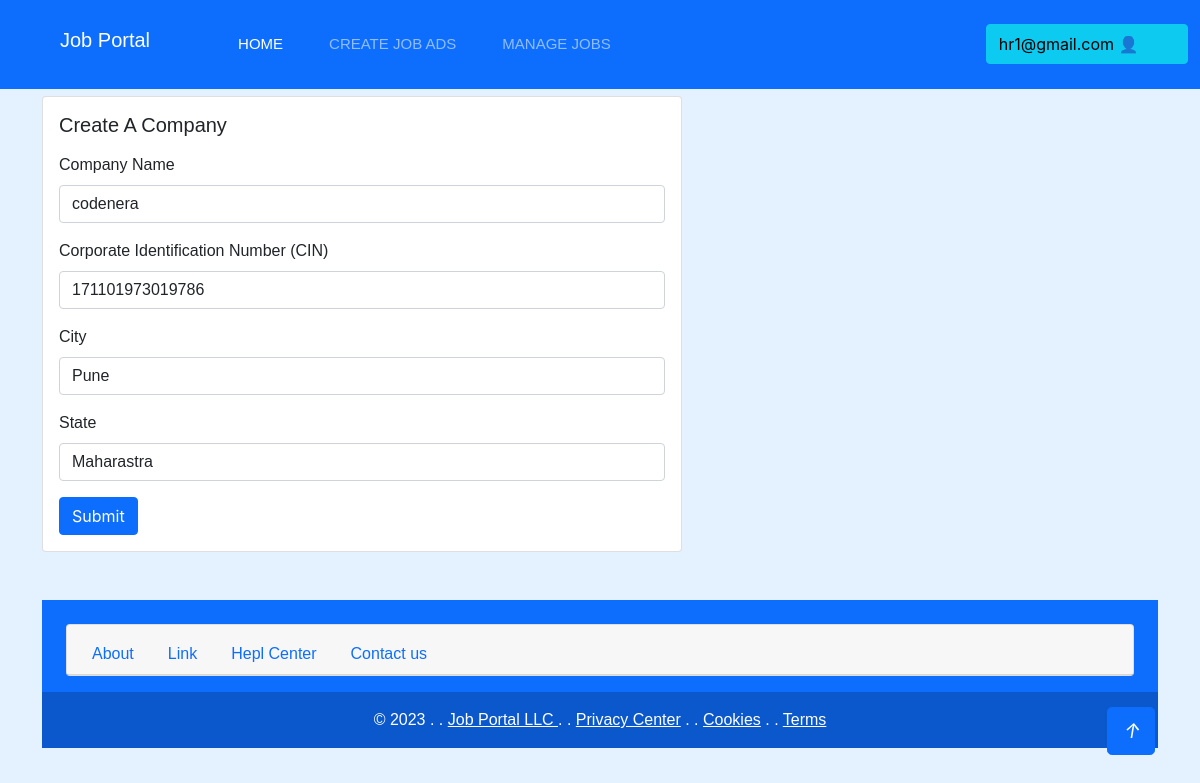
/company/update-company (signed in), run on the app's committed database.
### users/models.py (models this page shows)
class User(AbstractUser):
    email = models.EmailField(unique=True)
    is_recruiter = models.BooleanField(default=False)
    is_applicant = models.BooleanField(default=False)
    has_resume = models.BooleanField(default=False)
    has_company = models.BooleanField(default=False)

### company/models.py (models this page shows, shortened)
class Company(models.Model):
    user = models.OneToOneField(User, on_delete=models.CASCADE)
    name = models.CharField(max_length=80, null=True, blank=True)
    est_date = models.PositiveIntegerField(null=True, blank=True)
    city = models.CharField(max_length=70, null=True, blank=True)
    state = models.CharField(max_length=70, null=True, blank=True)

### company/views.py (the view)
# urls.py: path('update-company', views.update_company, name='update-company'),
def update_company(request):
    if request.user.is_recruiter:
        company = Company.objects.get(user=request.user)
        if request.method == 'POST':
            form = UpdateCompanyForm(request.POST, instance=company)
            if form.is_valid():
                var = form.save(commit=False)
                user = User.objects.get(id=request.user.id)
                user.has_company = True
                var.save()
                user.save()
                messages.info(request, 'Your company info has updated')
                return redirect('dashboard')
            else:
                messages.warning(request, 'something went wrong')
        else:
            form = UpdateCompanyForm(instance=company)
            context = {'form':form}
            return render(request, 'company/update_company.html', context)
    else:
        messages.warning(request, 'permision denied')
        return redirect('dashboard')

### company/form.py
class UpdateCompanyForm(forms.ModelForm):
    class Meta:
        model = Company
        exclude = ('user',)

### templates/company/update_company.html (shortened to what this page needs)
{% extends "base.html" %}
{% load widget_tweaks %}
{% block content %}
<div class="row">
    <div class="col-md-6">
        <div class="card mx-auto" style="width: 40rem;">
            <div class="card-body">
                <h5 class="card-title mb-3">Create A Company</h5>
                <form method="POST" >
                    <div class="mb-3">
                        <label for="exampleInputEmail1" class="form-label">Company Name</label>
                        {% render_field form.name class="form-control" %}
                    </div>
                    <div class="mb-3">
                        <label for="exampleInputEmail1" class="form-label">Corporate Identification Number (CIN)</label>
                        {% render_field form.est_date class="form-control" %}
                    </div>
                    <div class="mb-3">
                        <label for="exampleInputEmail1" class="form-label">City</label>
                        {% render_field form.city class="form-control" %}
                    </div>
                    <div class="mb-3">
                        <label for="exampleInputEmail1" class="form-label">State</label>
                        {% render_field form.state class="form-control" %}
                    </div>
                    <button type="submit" class="btn btn-primary">Submit</button>
                </form>
            </div>
        </div>
    </div>
</div>
{% endblock content %}

### templates/base.html (shortened to what this page needs)
<!doctype html>
<html lang="en">
<head>
    <link rel="stylesheet" href="../static/css/style.css">
    <link href="https://cdn.jsdelivr.net/npm/bootstrap@5.0.2/dist/css/bootstrap.min.css" rel="stylesheet"
>
</head>
<body>
    <nav class="navbar navbar-expand-lg navbar-dark bg-primary fixed-top">
        <div class="container-fluid">
            <a href="{% url 'home' %}" class="navbar-brand d-flex align-items-center text-center py-0 px-4 px-lg-5">
                <h1 class="navbar-brand">Job Portal</h1>
            </a>
            <div class="collapse navbar-collapse" id="navbarSupportedContent">
                {% if request.user.is_authenticated %}
                {% if request.user.is_applicant %}
                <ul class="navbar-nav me-auto mb-2 mb-lg-0">
                    <li class="nav-item">
                        <a class="nav-link active" aria-current="page" href="{% url 'home' %}">Home</a>
                    </li>
                    {% if request.user.has_resume %}
                    <li class="nav-item">
                        <a class="nav-link" href="{% url 'job-listing' %}">Apply To Jobs</a>
                    </li>
                    {% else %}
                    <li class="nav-item">
                        <a class="nav-link" href="{% url 'update-resume' %}">create Resume</a>
                    </li>
                    {% endif %}
                </ul>
                    <div class="btn-group">
                        <button type="button" class="btn btn-info">{{request.user.email}} 👤</button>
                        <button type="button" class="btn btn-info dropdown-toggle dropdown-toggle-split" data-bs-toggle="dropdown" aria-expanded="false">
                        <span class="visually-hidden">Toggle Dropdown</span>
                        </button>
                        <ul class="dropdown-menu">
                        <li><a class="nav-link" href="{% url 'update-resume' %}" tabindex="-1" aria-disabled="true">Update Profile</a></li>
                        <li><a class="nav-link" aria-current="page" href="{% url 'applied-jobs' %}">Manage Job Applications</a></li>
                        <li><a class="nav-link" aria-current="page" href="{% url 'reset_password' %}">Change Password</a></li>
                        <li><a href="{% url 'logout' %}" class="btn btn-warning btn-sm d-flex justify-content-center">LogOut </a></li>
                        </ul>
                    </div>
                {% elif request.user.is_recruiter %}
                <ul class="navbar-nav me-auto mb-2 mb-lg-0">
                    <li class="nav-item">
                        <a class="nav-link active" aria-current="page" href="{% url 'home' %}">Home</a>
                    </li>
                    {% if request.user.has_company %}
                        <li class="nav-item">
                            <a class="nav-link" href="{% url 'create-job' %}">create Job Ads</a>
                        </li>
                        <li class="nav-item">
                            <a class="nav-link" href="{% url 'manage-job' %}">Manage Jobs</a>
                        </li>
                    {% else %}
                        <li class="nav-item">
                            <a class="nav-link" href="{% url 'update-company' %}">Create Company</a>
                        </li>
                    {% endif %}
                </ul>
                <div class="btn-group">
                    <button type="button" class="btn btn-info">{{request.user.email}} 👤</button>
                    <button type="button" class="btn btn-info dropdown-toggle dropdown-toggle-split" data-bs-toggle="dropdown" aria-expanded="false">
                    </button>
                </div>
                {% endif %}
                {% endif %}
            </div>
        </div>
    </nav>
</body>
</html>
    <div class="container mt-5">
        {% block content %}
        {% endblock content %}
        <br>
        <br>
        <section class="footer">
            <footer class="text-center text-white bg-primary">
              <div class="container p-4 pb-0">
                <section class="">
                    <div class="card text-center">
                        <div class="card-header">
                          <ul class="nav nav-tabs card-header-tabs">
                            <li class="nav-item">
                                <a class="nav-link" href="{% url 'about' %}">About</a>
                              </li>
                            <li class="nav-item">
                              <a class="nav-link" href="#">Link</a>
                            </li>
                            <li class="nav-item">
                              <a class="nav-link" href="#">Hepl Center</a>
                            </li>
                            <li class="nav-item">
                                <a class="nav-link" href="{% url 'contact' %}">Contact us</a>
                              </li>
                          </ul>
                        </div>
                      </div>
                </section>
              </div>
              <div class="text-center p-3" style="background-color: rgba(0, 0, 0, 0.2);">
                © 2023
                <a>.        .</a>
                <a class="text-white" href="#">Job Portal LLC  </a>
                <a>.        .</a>
                <a class="text-white" href="#">Privacy Center</a>
                <a>.        .</a>
                <a class="text-white" href="#">Cookies</a>
                <a>.        .</a>
                <a class="text-white" href="#">Terms</a>
              </div>
            </footer>
        </section>
    <div>
        <a href="#" class="btn btn-lg btn-primary btn-lg-square back-to-top"><i class="bi bi-arrow-up">↑</i></a>
    </div>
</body>
</html>

### static/css/style.css (style rules this page uses)
:root { --primary: #0058b0; --secondary: #2B9BFF; --light: #EFFDF5; --dark: #2B3940; }
.back-to-top { position: fixed; display: none; right: 45px; bottom: 45px; z-index: 99; }
.btn { font-family: 'Inter', sans-serif; font-weight: 600; transition: .5s; }
.btn.btn-primary, .btn.btn-secondary { color: #FFFFFF; }
.btn-lg-square { width: 48px; height: 48px; }
.btn-square, .btn-sm-square, .btn-lg-square { padding: 0; display: flex; align-items: center; justify-content: center; font-weight: normal; border-radius: 2px; }
.navbar .dropdown-toggle::after { border: none; content: "\f107"; font-family: "Font Awesome 5 Free"; font-weight: 900; vertical-align: middle; margin-left: 5px; transition: .5s; }
.navbar-dark .navbar-nav .nav-link, .navbar-light .navbar-nav .nav-link { margin-right: 30px; padding: 25px 0; color: #FFFFFF; font-size: 15px; text-transform: uppercase; outline: none; }
.navbar-dark .navbar-nav .nav-link:hover, .navbar-dark .navbar-nav .nav-link.active, .navbar-light .navbar-nav .nav-link:hover, .navbar-light .navbar-nav .nav-link.active { color: var(--primary); }
.footer { width: 100%; }

### templates/base.html (style rules this page uses)
body { background-color: #e4f1fe; margin: 0; padding: 0; font-family: 'Arial', sans-serif; }

### data on the page
User: user.email "hr1@gmail.com"
Company: name "codenera", est_date "171101973019786", city "Pune", state "Maharastra"
